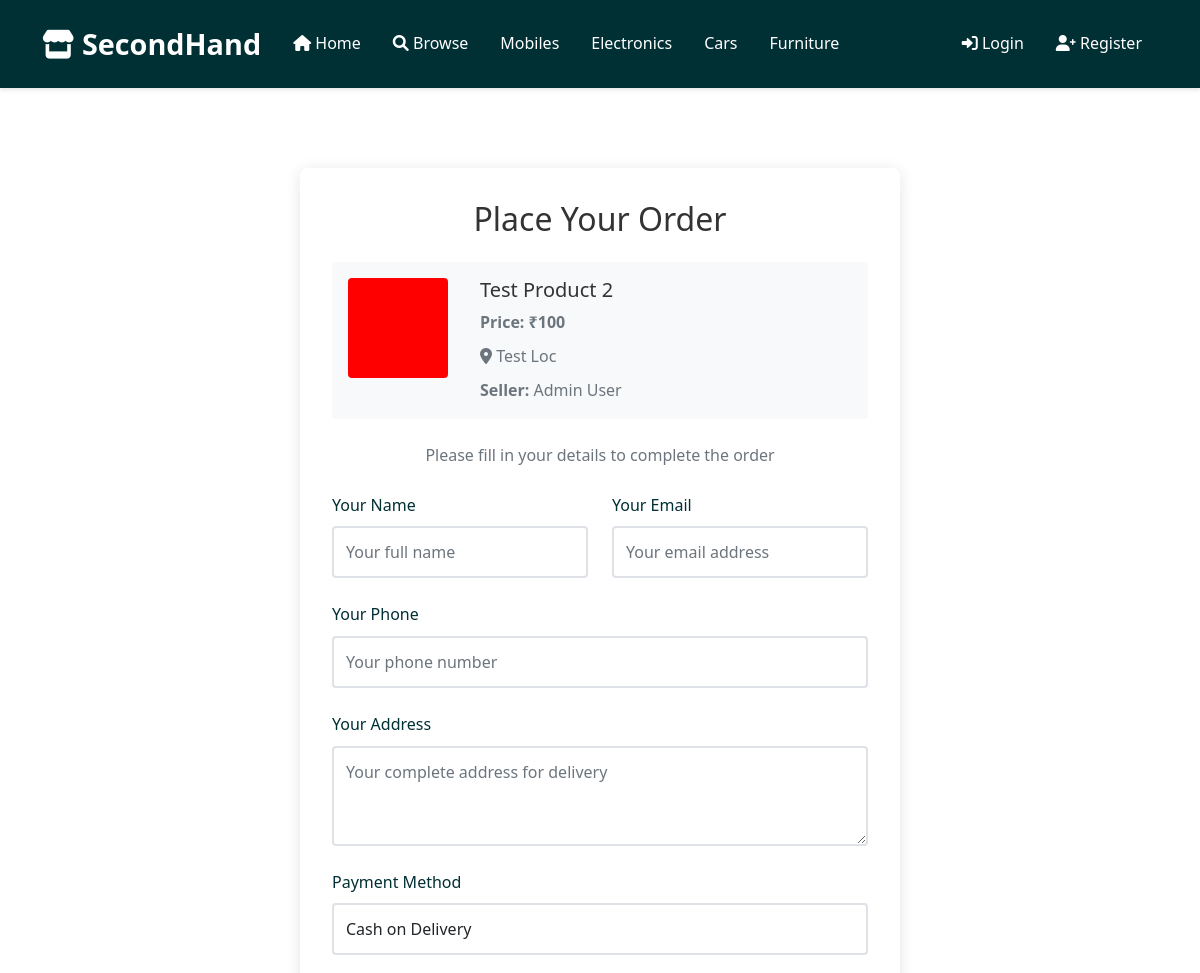
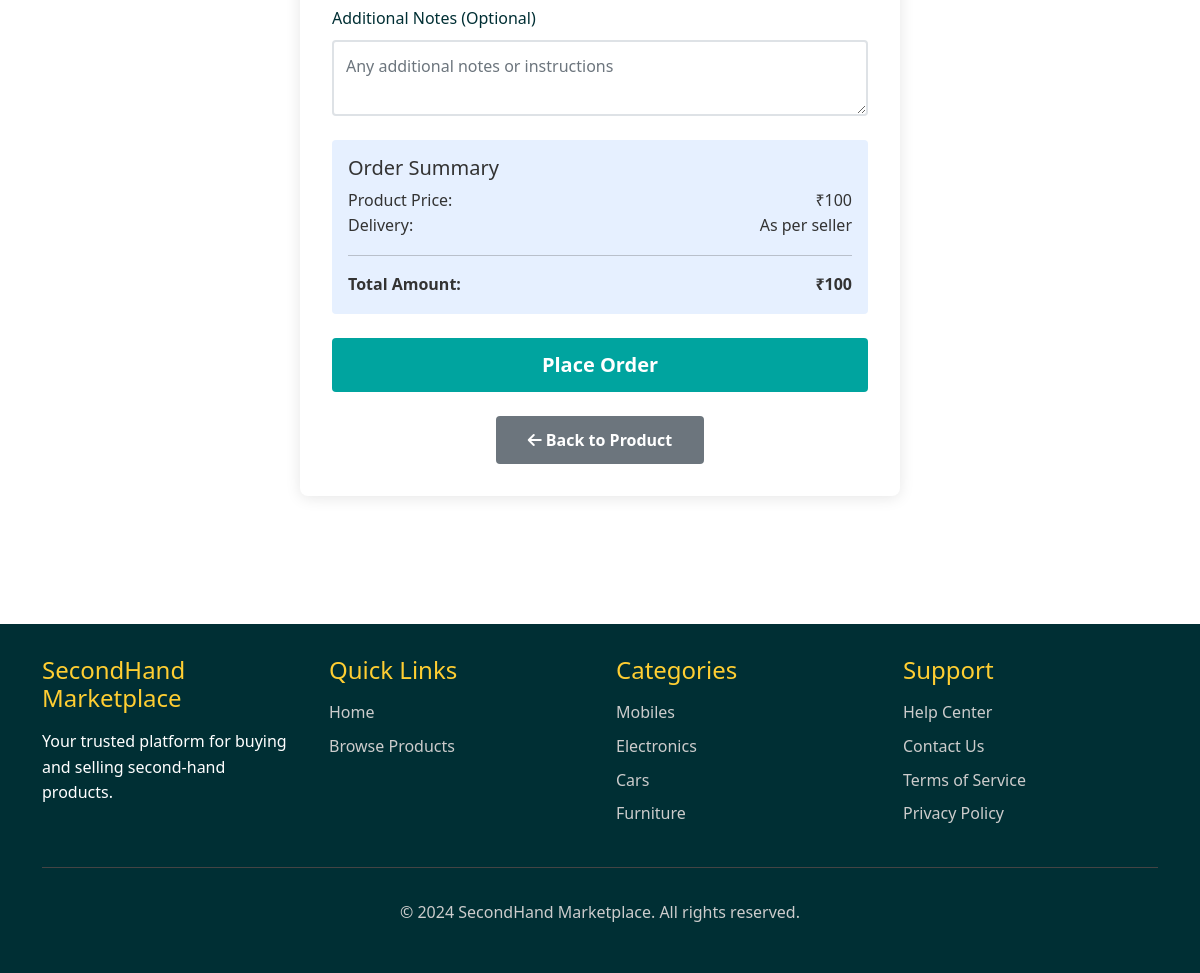
The page /order/11 on the database its author committed (2 pictures, top to bottom).
### models.py (models this page shows, shortened)
class Product(db.Model):
    id = db.Column(db.Integer, primary_key=True)
    title = db.Column(db.String(200), nullable=False)
    description = db.Column(db.Text, nullable=False)
    price = db.Column(db.Float, nullable=False)
    category = db.Column(db.String(50), nullable=False)
    condition = db.Column(db.String(20), nullable=False)
    location = db.Column(db.String(100), nullable=False)
    image_filename = db.Column(db.String(200))
    image_hash = db.Column(db.String(64))  # For duplicate detection
    is_available = db.Column(db.Boolean, default=True)
    created_at = db.Column(db.DateTime, default=datetime.utcnow)
    updated_at = db.Column(db.DateTime, default=datetime.utcnow, onupdate=datetime.utcnow)
    user_id = db.Column(db.Integer, db.ForeignKey('user.id'), nullable=False)
    messages = db.relationship('Message', backref='product', lazy=True, cascade='all, delete-orphan')
    orders = db.relationship('Order', backref='product', lazy=True, cascade='all, delete-orphan')
    fraud_alerts = db.relationship('FraudAlert', backref='product', lazy=True, cascade='all, delete-orphan')

class User(UserMixin, db.Model):
    id = db.Column(db.Integer, primary_key=True)
    name = db.Column(db.String(100), nullable=False)
    email = db.Column(db.String(120), unique=True, nullable=False)
    password_hash = db.Column(db.String(256))
    phone = db.Column(db.String(20))
    phone = db.Column(db.String(20))
    location = db.Column(db.String(100))
    is_admin = db.Column(db.Boolean, default=False)
    created_at = db.Column(db.DateTime, default=datetime.utcnow)
    products = db.relationship('Product', backref='seller', lazy=True, cascade='all, delete-orphan')
    sent_messages = db.relationship('Message', foreign_keys='Message.sender_id', backref='sender', lazy='dynamic')
    received_messages = db.relationship('Message', foreign_keys='Message.recipient_id', backref='recipient', lazy='dynamic')
    orders_as_buyer = db.relationship('Order', foreign_keys='Order.buyer_id', backref='buyer', lazy='dynamic')
    orders_as_seller = db.relationship('Order', foreign_keys='Order.seller_id', backref='seller_orders', lazy='dynamic')

### routes.py (the view, shortened to what this page needs)
@app.route('/order/<int:product_id>', methods=['GET', 'POST'])
def place_order(product_id):
    product = Product.query.get_or_404(product_id)
    if not product.is_available:
        flash('This product is no longer available', 'error')
        return redirect(url_for('product_detail', product_id=product_id))
    if current_user.is_authenticated and current_user.id == product.user_id:
        flash('You cannot order your own product', 'error')
        return redirect(url_for('product_detail', product_id=product_id))
    form = OrderForm()
    return render_template('place_order.html', form=form, product=product)

### forms.py
class OrderForm(FlaskForm):
    buyer_name = StringField('Your Name', validators=[DataRequired(), Length(min=2, max=100)])
    buyer_email = StringField('Your Email', validators=[DataRequired(), Email()])
    buyer_phone = StringField('Your Phone', validators=[DataRequired(), Length(min=10, max=20)])
    buyer_address = TextAreaField('Your Address', validators=[DataRequired(), Length(min=10)])
    payment_method = SelectField('Payment Method',
                                choices=[('cash', 'Cash on Delivery'),
                                        ('online', 'Online Payment'),
                                        ('bank_transfer', 'Bank Transfer')],
                                validators=[DataRequired()])
    notes = TextAreaField('Additional Notes (Optional)')
    submit = SubmitField('Place Order')

### templates/place_order.html (shortened to what this page needs)
{% extends "base.html" %}
{% block content %}
<div class="container py-5">
    <div class="row justify-content-center">
        <div class="col-md-8">
            <div class="form-container">
                <h2 class="text-center mb-4">Place Your Order</h2>
                <div class="product-summary mb-4 p-3 bg-light rounded">
                    <div class="row">
                        <div class="col-md-3">
                            {% if product.image_filename %}
                                <img src="{{ url_for('static', filename='uploads/' + product.image_filename) }}"
                                     alt="{{ product.title }}"
                                     class="img-fluid rounded">
                            {% else %}
                                <img src="https://pixabay.com/get/g3ca24569dc82e190d0722f124b5966cc63effdef48f3b032b14f62bbef709a02145cebe4b2385eedb3611a2cc444661fd7f6e860ba159ed18b0f6b4842d2a829_1280.jpg"
                                     alt="Product placeholder"
                                     class="img-fluid rounded">
                            {% endif %}
                        </div>
                        <div class="col-md-9">
                            <h5>{{ product.title }}</h5>
                            <p class="text-muted mb-2">
                                <strong>Price: ₹{{ "{:,.0f}".format(product.price) }}</strong>
                            </p>
                            <p class="text-muted mb-2">
                                <i class="fas fa-map-marker-alt"></i> {{ product.location }}
                            </p>
                            <p class="text-muted mb-0">
                                <strong>Seller:</strong> {{ product.seller.name }}
                            </p>
                        </div>
                    </div>
                </div>
                <p class="text-center text-muted mb-4">Please fill in your details to complete the order</p>
                <form method="POST" class="needs-validation" novalidate>
                    <div class="row">
                        <div class="col-md-6">
                            <div class="form-group">
                                {{ form.buyer_name.label(class="form-label") }}
                                {{ form.buyer_name(class="form-control",
                                                 value=current_user.name if current_user.is_authenticated else "",
                                                 placeholder="Your full name") }}
                            </div>
                        </div>
                        <div class="col-md-6">
                            <div class="form-group">
                                {{ form.buyer_email.label(class="form-label") }}
                                {{ form.buyer_email(class="form-control",
                                                   value=current_user.email if current_user.is_authenticated else "",
                                                   placeholder="Your email address") }}
                            </div>
                        </div>
                    </div>
                    <div class="form-group">
                        {{ form.buyer_phone.label(class="form-label") }}
                        {{ form.buyer_phone(class="form-control",
                                           value=current_user.phone if current_user.is_authenticated else "",
                                           placeholder="Your phone number") }}
                    </div>
                    <div class="form-group">
                        {{ form.buyer_address.label(class="form-label") }}
                        {{ form.buyer_address(class="form-control", rows="3",
                                             placeholder="Your complete address for delivery") }}
                    </div>
                    <div class="form-group">
                        {{ form.payment_method.label(class="form-label") }}
                        {{ form.payment_method(class="form-control") }}
                    </div>
                    <div class="form-group">
                        {{ form.notes.label(class="form-label") }}
                        {{ form.notes(class="form-control", rows="2",
                                     placeholder="Any additional notes or instructions") }}
                    </div>
                    <div class="order-summary mt-4 p-3 bg-primary bg-opacity-10 rounded">
                        <h5>Order Summary</h5>
                        <div class="d-flex justify-content-between">
                            <span>Product Price:</span>
                            <span>₹{{ "{:,.0f}".format(product.price) }}</span>
                        </div>
                        <div class="d-flex justify-content-between">
                            <span>Delivery:</span>
                            <span>As per seller</span>
                        </div>
                        <hr>
                        <div class="d-flex justify-content-between">
                            <strong>Total Amount:</strong>
                            <strong>₹{{ "{:,.0f}".format(product.price) }}</strong>
                        </div>
                    </div>
                    <div class="d-grid gap-2 mt-4">
                        {{ form.submit(class="btn btn-primary btn-lg") }}
                    </div>
                </form>
                <div class="text-center mt-4">
                    <a href="{{ url_for('product_detail', product_id=product.id) }}" class="btn btn-secondary">
                        <i class="fas fa-arrow-left"></i> Back to Product
                    </a>
                </div>
            </div>
        </div>
    </div>
</div>
{% endblock %}

### static/css/style.css (style rules this page uses)
:root { --primary-color: #002f34; --secondary-color: #00a49f; --accent-color: #ffce32; --text-color: #333; --light-bg: #f8f9fa; --border-color: #dee2e6; --success-color: #28a745; --warning-color: #ffc107; --danger-color: #dc3545; }
* { box-sizing: border-box; }
body { font-family: 'Segoe UI', Tahoma, Geneva, Verdana, sans-serif; line-height: 1.6; color: var(--text-color); background-color: #fff; margin: 0; padding: 0; }
.form-container { max-width: 600px; margin: 2rem auto; padding: 2rem; background: white; border-radius: 8px; box-shadow: 0 2px 15px rgba(0,0,0,0.1); }
.form-group { margin-bottom: 1.5rem; }
.form-label { display: block; margin-bottom: 0.5rem; font-weight: 500; color: var(--primary-color); }
.form-control { width: 100%; padding: 0.75rem; border: 2px solid var(--border-color); border-radius: 4px; font-size: 1rem; transition: border-color 0.3s ease; }
.btn-primary { background-color: var(--secondary-color); border: none; padding: 0.75rem 2rem; border-radius: 4px; font-weight: bold; color: white; cursor: pointer; transition: background-color 0.3s ease; }
.btn-secondary { background-color: #6c757d; border: none; padding: 0.75rem 2rem; border-radius: 4px; font-weight: bold; color: white; cursor: pointer; text-decoration: none; display: inline-block; transition: background-color 0.3s ease; }

### rows shown on the page
Product: image_filename (picture), title "Test Product 2", price "100", location "Test Loc"
User: seller.name "Admin User"

### other values the page prints
{{ category }} "Mobiles" "Electronics" "Cars" "Furniture"
